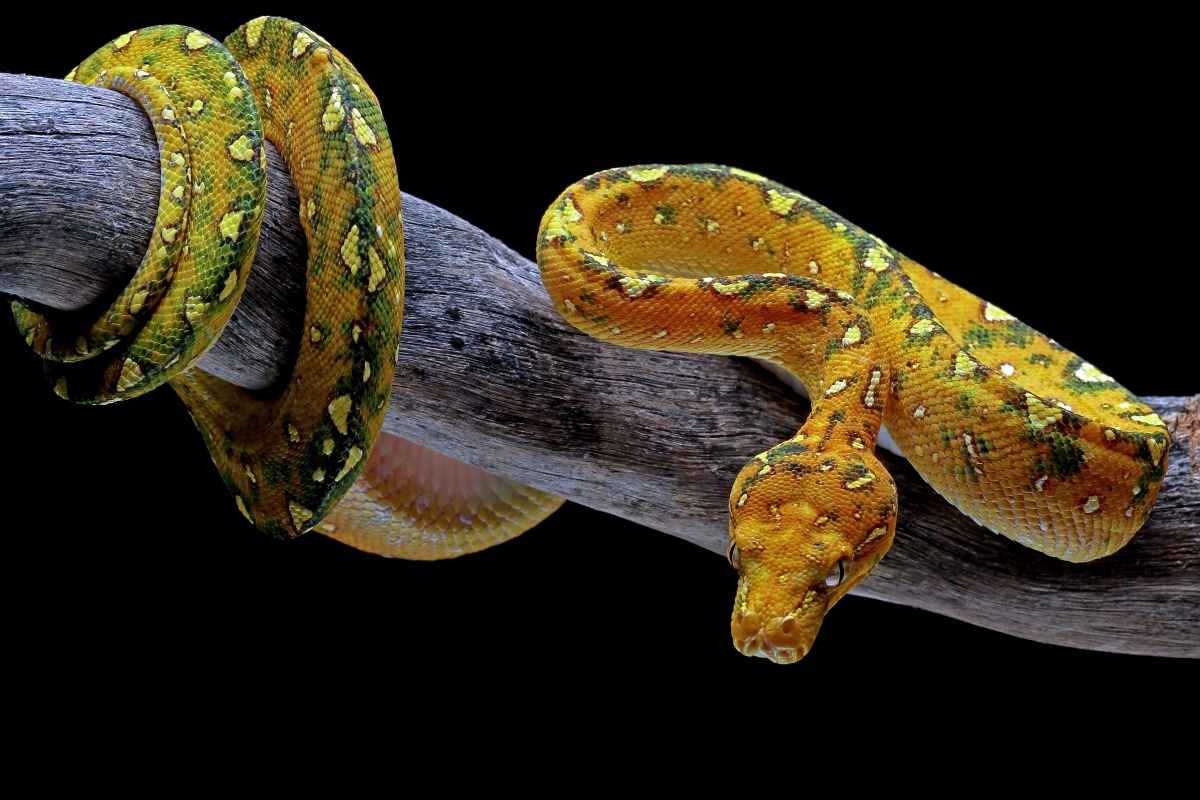
#> input picture PycharWeek8/python.jpg, 1200 x 800 px
$ python zadatak9.py
#> lines starting #> are read from the running program, lines starting #| are printed output that depends on the picture
import matplotlib.pyplot as plt
import numpy as np
from PIL import Image

img = np.asarray(Image.open("python.jpg"))
#> img is the input picture: shape (800, 1200, 3); mean R, G, B 48.1, 40.5, 24.9
red_channel = img[:, :, 0]
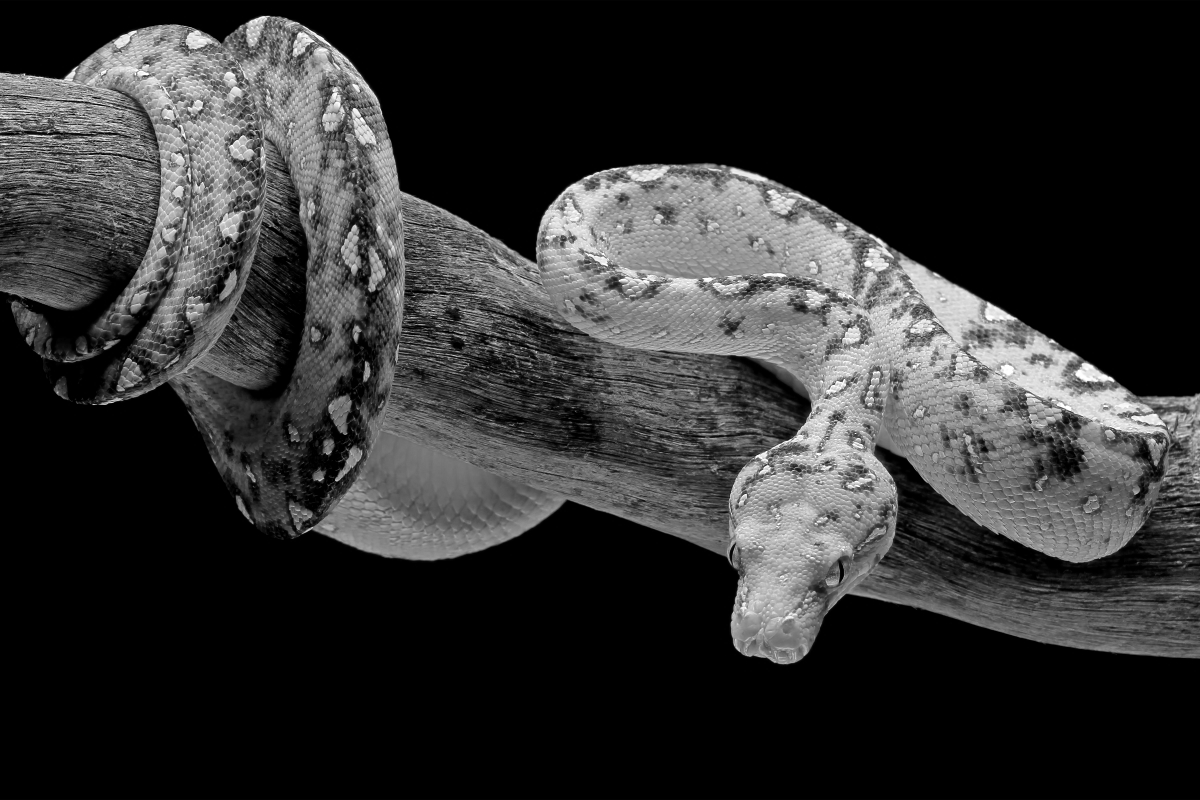
#> red_channel: shape (800, 1200); min 0, max 255, mean 48.1

fig, axes = plt.subplots(1, 2, figsize=(14, 5))

axes[0].imshow(img)
axes[0].set_title("Originalna slika")
axes[0].axis("off")

axes[1].hist(red_channel.ravel(), bins=range(256),
             color="red", alpha=0.7)
axes[1].set_title("Histogram crvenog kanala")
axes[1].set_xlabel("Vrijednost piksela (0-255)")
axes[1].set_ylabel("Broj piksela")

plt.tight_layout()
plt.show()
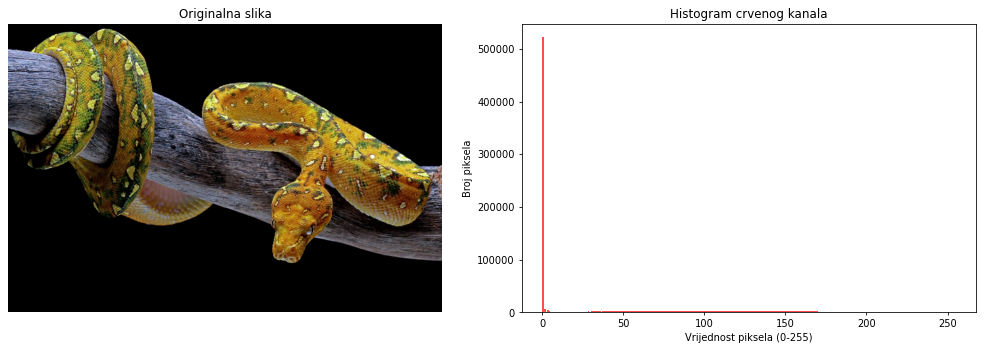
#> figure drawn by matplotlib, 2 panels; panel 2: tallest bar 522252 high, from x = 0 to 1
